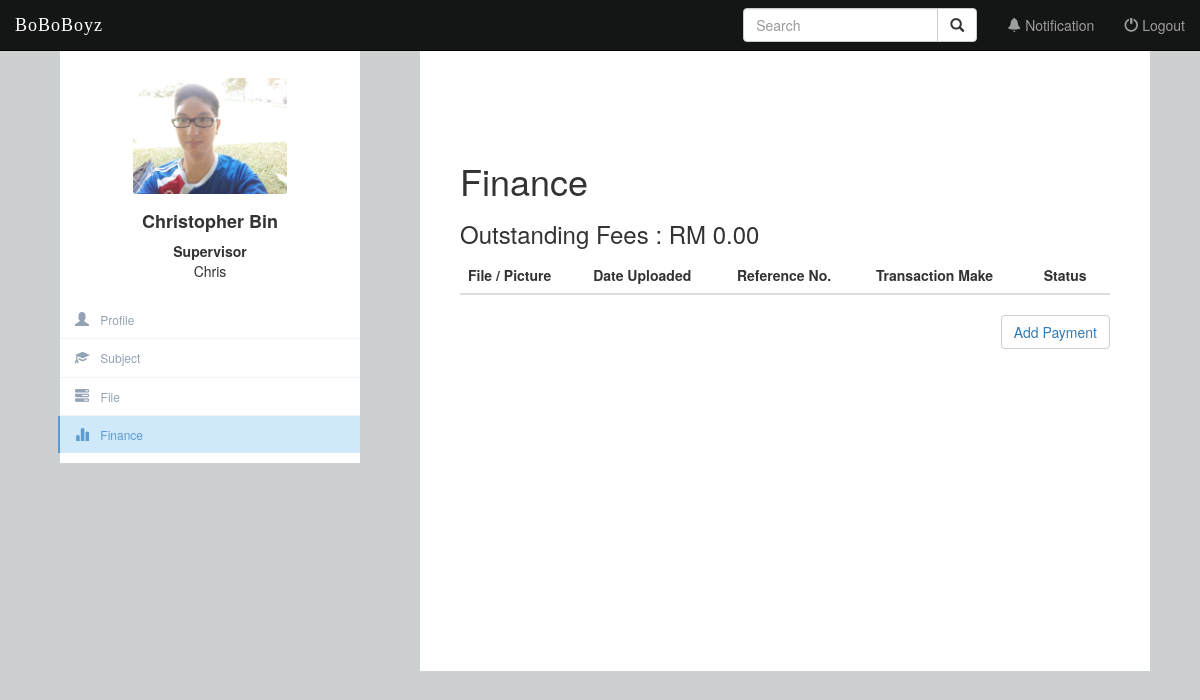
The app's page /transaction/ (signed in) with its own data.
### Profile/models.py (models this page shows, shortened)
class BaseProfile(models.Model):
    USER_TYPES = (
        ('Admin', 'Admin'),
        ('Supervisor', 'Supervisor'),
        ('Student', 'Student'),
    )
    GENDERS = (
        ('Female', 'Female'),
        ('Male', 'Male'),
    )
    user = models.OneToOneField(settings.AUTH_USER_MODEL, primary_key=True)
    user_dob = models.DateField(null=True, blank=True, verbose_name="Date of Birth")
    user_gender = models.CharField(choices=GENDERS, verbose_name="Gender", max_length=6)
    user_address = models.TextField(max_length=500, verbose_name="Address")
    user_photo = models.FileField(default="", verbose_name="Profile Picture", null=True, blank=True)
    user_type = models.CharField(choices=USER_TYPES, verbose_name="User Type", max_length=10)
    user_area = models.ForeignKey(Area, blank=True, null=True, on_delete=models.CASCADE, verbose_name="Area")
    class Meta:
        abstract = True

class Students(models.Model):
    STUDENT_TYPE = (
        ('By Research', 'By Research'),
        ('By Coursework', 'By Coursework'),
    )
    STATUS = (
        ('Active', 'Active'),
        ('Terminated', 'Terminated'),
        ('Graduated', 'Graduated'),
    )
    PROGRESS = (
        ('None', 'None'),
        ('Proposal Defense', 'Proposal Defense'),
        ('Work Completion Seminar', 'Work Completion Seminar'),
        ('Thesis Examination', 'Thesis Examination'),
        ('Viva Voce', 'Viva Voce'),
        ('Completed', 'Completed'),
    )
    user_status = models.CharField(choices=STATUS, verbose_name="Academic Status", default='Active', max_length=10)
    user_feesOwed = models.DecimalField(verbose_name="Outstanding Payment", max_digits=7,decimal_places=2,default=0)
    stud_type = models.CharField(choices=STUDENT_TYPE, verbose_name="Student Type", blank=True, null=True, max_length=13)
    br_title = models.CharField(max_length=100, verbose_name="Research Title", unique=True, null=True, blank=True)
    br_progress = models.CharField(choices=PROGRESS, verbose_name="Research Progress", default='None', max_length=23)
    bc_cgpa = MinMaxFloat(min_value=0.0, max_value=4.0, verbose_name="CGPA", default=0.0)
    class Meta:
        abstract = True

class Supervisor(models.Model):
    class Meta:
        abstract = True

class Profile(BaseProfile, Students, Supervisor):
    pass

### Transaction/views.py (the view, shortened to what this page needs)
# urls.py: url(r'^transaction/$', views.account, name='account'),
def account(request):
    profile = Profile.objects.get(pk=request.user.id)
    all_profiles = Profile.objects.all().filter(
        Q(user_type="Supervisor") | Q(user_type="Student")
    ).distinct()
    query = request.GET.get("q")
    if profile.user_type == 'Supervisor':
        approved_app = Appointment.objects.filter(lecID=profile.user)
        form = ProgressForm(request.POST or None)
        if request.POST:
            if form.is_valid():
                progress = form.cleaned_data.get("br_progress")
                target_profile.br_progress = progress
                target_profile.save()
        if request.POST.get("reject"):
            appointmentID = request.POST.get('appointment_id', False)
            app = Appointment.objects.get(pk=appointmentID)
            app.status = "Reject"
            app.save()
        elif request.POST.get("accept"):
            appointmentID = request.POST.get('appointment_id', False)
            app = Appointment.objects.get(pk=appointmentID)
            app.status = "Approve"
            app.save()
            return render(request, 'Transaction/account.html', {'all_account': all_account, 'profile': profile})
    elif profile.user_type == 'Student':
        try:
            application = Application.objects.get(app_student=request.user.id)
        except Application.DoesNotExist:
            application = None
            approved_app = Appointment.objects.filter(Q(stuID=profile.user) | Q(status="Pending"))
    all_account = Transaction.objects.filter(StuID=request.user)
    fees_paid = 0
    for transaction in all_account:
        if transaction.Tran_Pend == "Approve" and transaction.Tran_calc == False:
            fees_paid += transaction.Tran_Paid
            transaction.Tran_calc = True
            transaction.save()
    profile.user_feesOwed -= fees_paid
    profile.save()
    return render(request, 'Transaction/account.html', {'all_account': all_account, 'profile': profile})

### Transaction/templates/Transaction/account.html (shortened to what this page needs)
{% extends 'Profile/side_bar.html' %}
{% block content %}
{% load staticfiles %}
<div class="profile-content-head">
	<div class="form-profile">
		<form>
			<h1>Finance</h1>
			<h3>Outstanding Fees : RM {{ profile.user_feesOwed }}</h3>
			<div class="table-responsive">
				<table class="table">
					<thead>
						<tr>
							<th>File / Picture </th>
							<th>Date Uploaded</th>
							<th>Reference No.</th>
							<th>Transaction Make</th>
							<th>Status</th>
						</tr>
					</thead>
				</table>
			</div>
			<div class = "text-right">
				<button type="button" class = "btn btn-default"><a href="{% url 'Transaction:upload_file' %}">Add Payment</a></button>
			</div>
		</form>
		</div>
</div>
{% endblock %}

### Profile/templates/Profile/side_bar.html (shortened to what this page needs)
{% extends 'Profile/navigation_bar.html' %}
{% block body %}
{% load staticfiles %}
<div class="container-fluid">
	<div class="row profile">
		<div class="col-md-4 col-sm-4 hidden-xs ">
			<div class="profile-sidebar col-md-3 col-sm-3" id="profile-sidebar">
				<div class="profile-userpic">
					<center>
						<button type="button" class="btn btn-userpic">
							{% if profile.user_photo %}
								<img src="{{ profile.user_photo.url }}" class="img-responsive" alt="">
							{% else %}
								<img src="{% static 'Profile/image/default.png' %}" class="img-responsive" alt="">
							{% endif %}
						</button>
					</center>
				</div>
				<div class="profile-usertitle">
					<h4><strong>{{ profile.user.first_name }} {{ profile.user.last_name }}</strong></h4>
					<div>
						<strong>
							{% if profile.user_type == 'Student' %}
								{% if profile.stud_type == 'By Research' %}
									Research Student
								{% elif profile.stud_type == 'By Coursework'%}
									Coursework Student
								{% endif %}
							{% else %}
								{{ profile.user_type }}
							{% endif %}
						</strong>
					</div>
					<div>
						{{ profile.user.username }}
					</div>
				</div>
				<div class="profile-usermenu">
					<ul class = "nav navbar-fixed-left">
						<li {% if request.resolver_match.url_name == 'home' %}class="active"{% endif %}>
							<a href="{% url 'Profile:home' %}">
							<span class= "glyphicon glyphicon-user"></span>
							Profile</a>
						</li>
						<li {% if request.resolver_match.url_name == 'subject' %}class="active"{% endif %}>
							<a href="{% url 'subject:subject' %}">
							<span class= "glyphicon glyphicon-education"></span>
							Subject</a>
						</li>
						<li {% if request.resolver_match.url_name == 'file' %}class="active"{% endif %}>
							<a href="{% url 'file:file' %}">
							<span class= "glyphicon glyphicon-tasks"></span>
							File</a>
						</li>
						<li  {% if request.resolver_match.url_name == 'account' %}class="active"{% endif %}>
							<a href="{% url 'Transaction:account' %}">
							<span class= "glyphicon glyphicon-stats"></span>
							Finance</a>
						</li>
					</ul>
				</div>
			</div>
		</div>
		<div class="col-md-8 col-sm-8 col-xs-12">
			{% block content %}
			{% endblock %}
		</div>
	</div>
</div>
{% endblock %}

### Profile/static/Profile/css/navbar.css (style rules this page uses)
.profile { margin:1px 0; }
.profile-sidebar { padding: 20px 0 10px 0; background:white; margin-top:50px; margin-left:30px; min-width: 200px; min-height: 400px; }
.profile-userpic img { float: none; margin:0 auto; width:100%; height:100%; border-radius:3px; }
.profile-usertitle { text-align:center; margin-top:7px; }
.profile-usermenu { margin-top:20px; }
.profile ul li { border-bottom:1px solid #f0f4f7; }
.profile ul li:last-child { border-bottom: none; }
.profile ul li a { color:#93a3b5; font-size:12px; font-weight:400; }
.profile ul li a span { margin-right:8px; font-size:14px; }
.profile ul li.active { border-bottom:none; }
.profile ul li.active a { color:#5b9bd1; background-color:#cfe8fa; border-left: 2px solid #5b9bd1; margin-left: -2px; }
.profile-content-head { margin-top:50px; background:#fff; min-height:580px auto; margin-right:20px; padding :20px; }
.form-profile { margin-top:50px; padding:20px; background:rgba(255,255,255,1); min-height:500px; margin-bottom:30px; }
.btn-userpic { background-color: rgba(255,255,255,0); border: 1px solid rgba(255,255,255,0); height:75%; width:60%; }

### records on screen
Profile: user_photo (picture), user.first_name "Christopher", user.last_name "Bin", user_type "Supervisor", user.username "Chris", user_feesOwed "0.00"
